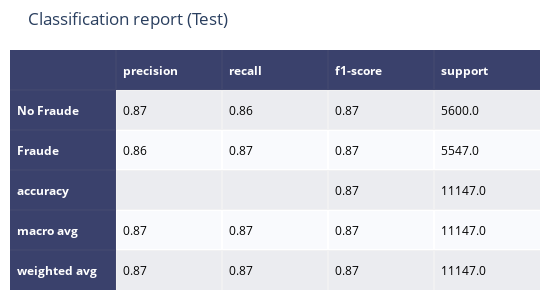

The cell this chart's notebook holds for it:
### Markdown cell above
## Test

### Code cell
# Predict
y_pred=train_pipeline.predict(X_test)

# Classification report
report=classification_report(y_test, y_pred, target_names=target_names,digits=2,output_dict=True)

# Plot
report.update({"accuracy": {"precision": None, "recall": None, "f1-score": report["accuracy"], "support": report['macro avg']['support']}})
report=pd.DataFrame.from_dict(report).round(2)
report=report.fillna('')
report.to_csv(r"..\reports\dataframe_results\random_forest\cr_test.csv")
fig = ff.create_table(report.T, index=True)
fig.update_layout(
    title_text="Classification report (Test)",
    margin = {'t':50, 'b':10,'l':10,'r':10},
    height=300,
    width=550,
)
fig.show()

### Figure 1 — Plotly figure (JSON) as saved in the notebook; plotly's stock layout.template omitted (floating-point values rounded to 4 significant figures)
{"data": [{"colorscale": [[0, "#00083e"], [0.5, "#ededee"], [1, "#ffffff"]], "hoverinfo": "none", "opacity": 0.75, "showscale": false, "type": "heatmap", "z": [[0, 0, 0, 0, 0], [0, 0.5, 0.5, 0.5, 0.5], [0, 1, 1, 1, 1], [0, 0.5, 0.5, 0.5, 0.5], [0, 1, 1, 1, 1], [0, 0.5, 0.5, 0.5, 0.5]]}], "layout": {"annotations": [{"align": "left", "font": {"color": "#ffffff"}, "showarrow": false, "text": "<b></b>", "x": -0.45, "xanchor": "left", "xref": "x", "y": 0, "yref": "y"}, {"align": "left", "font": {"color": "#ffffff"}, "showarrow": false, "text": "<b>precision</b>", "x": 0.55, "xanchor": "left", "xref": "x", "y": 0, "yref": "y"}, {"align": "left", "font": {"color": "#ffffff"}, "showarrow": false, "text": "<b>recall</b>", "x": 1.55, "xanchor": "left", "xref": "x", "y": 0, "yref": "y"}, {"align": "left", "font": {"color": "#ffffff"}, "showarrow": false, "text": "<b>f1-score</b>", "x": 2.55, "xanchor": "left", "xref": "x", "y": 0, "yref": "y"}, {"align": "left", "font": {"color": "#ffffff"}, "showarrow": false, "text": "<b>support</b>", "x": 3.55, "xanchor": "left", "xref": "x", "y": 0, "yref": "y"}, {"align": "left", "font": {"color": "#ffffff"}, "showarrow": false, "text": "<b>No Fraude</b>", "x": -0.45, "xanchor": "left", "xref": "x", "y": 1, "yref": "y"}, {"align": "left", "font": {"color": "#000000"}, "showarrow": false, "text": "0.87", "x": 0.55, "xanchor": "left", "xref": "x", "y": 1, "yref": "y"}, {"align": "left", "font": {"color": "#000000"}, "showarrow": false, "text": "0.86", "x": 1.55, "xanchor": "left", "xref": "x", "y": 1, "yref": "y"}, {"align": "left", "font": {"color": "#000000"}, "showarrow": false, "text": "0.87", "x": 2.55, "xanchor": "left", "xref": "x", "y": 1, "yref": "y"}, {"align": "left", "font": {"color": "#000000"}, "showarrow": false, "text": "5600.0", "x": 3.55, "xanchor": "left", "xref": "x", "y": 1, "yref": "y"}, {"align": "left", "font": {"color": "#ffffff"}, "showarrow": false, "text": "<b>Fraude</b>", "x": -0.45, "xanchor": "left", "xref": "x", "y": 2, "yref": "y"}, {"align": "left", "font": {"color": "#000000"}, "showarrow": false, "text": "0.86", "x": 0.55, "xanchor": "left", "xref": "x", "y": 2, "yref": "y"}, {"align": "left", "font": {"color": "#000000"}, "showarrow": false, "text": "0.87", "x": 1.55, "xanchor": "left", "xref": "x", "y": 2, "yref": "y"}, {"align": "left", "font": {"color": "#000000"}, "showarrow": false, "text": "0.87", "x": 2.55, "xanchor": "left", "xref": "x", "y": 2, "yref": "y"}, {"align": "left", "font": {"color": "#000000"}, "showarrow": false, "text": "5547.0", "x": 3.55, "xanchor": "left", "xref": "x", "y": 2, "yref": "y"}, {"align": "left", "font": {"color": "#ffffff"}, "showarrow": false, "text": "<b>accuracy</b>", "x": -0.45, "xanchor": "left", "xref": "x", "y": 3, "yref": "y"}, {"align": "left", "font": {"color": "#000000"}, "showarrow": false, "text": "", "x": 0.55, "xanchor": "left", "xref": "x", "y": 3, "yref": "y"}, {"align": "left", "font": {"color": "#000000"}, "showarrow": false, "text": "", "x": 1.55, "xanchor": "left", "xref": "x", "y": 3, "yref": "y"}, {"align": "left", "font": {"color": "#000000"}, "showarrow": false, "text": "0.87", "x": 2.55, "xanchor": "left", "xref": "x", "y": 3, "yref": "y"}, {"align": "left", "font": {"color": "#000000"}, "showarrow": false, "text": "11147.0", "x": 3.55, "xanchor": "left", "xref": "x", "y": 3, "yref": "y"}, {"align": "left", "font": {"color": "#ffffff"}, "showarrow": false, "text": "<b>macro avg</b>", "x": -0.45, "xanchor": "left", "xref": "x", "y": 4, "yref": "y"}, {"align": "left", "font": {"color": "#000000"}, "showarrow": false, "text": "0.87", "x": 0.55, "xanchor": "left", "xref": "x", "y": 4, "yref": "y"}, {"align": "left", "font": {"color": "#000000"}, "showarrow": false, "text": "0.87", "x": 1.55, "xanchor": "left", "xref": "x", "y": 4, "yref": "y"}, {"align": "left", "font": {"color": "#000000"}, "showarrow": false, "text": "0.87", "x": 2.55, "xanchor": "left", "xref": "x", "y": 4, "yref": "y"}, {"align": "left", "font": {"color": "#000000"}, "showarrow": false, "text": "11147.0", "x": 3.55, "xanchor": "left", "xref": "x", "y": 4, "yref": "y"}, {"align": "left", "font": {"color": "#ffffff"}, "showarrow": false, "text": "<b>weighted avg</b>", "x": -0.45, "xanchor": "left", "xref": "x", "y": 5, "yref": "y"}, {"align": "left", "font": {"color": "#000000"}, "showarrow": false, "text": "0.87", "x": 0.55, "xanchor": "left", "xref": "x", "y": 5, "yref": "y"}, {"align": "left", "font": {"color": "#000000"}, "showarrow": false, "text": "0.87", "x": 1.55, "xanchor": "left", "xref": "x", "y": 5, "yref": "y"}, {"align": "left", "font": {"color": "#000000"}, "showarrow": false, "text": "0.87", "x": 2.55, "xanchor": "left", "xref": "x", "y": 5, "yref": "y"}, {"align": "left", "font": {"color": "#000000"}, "showarrow": false, "text": "11147.0", "x": 3.55, "xanchor": "left", "xref": "x", "y": 5, "yref": "y"}], "height": 300, "margin": {"b": 10, "l": 10, "r": 10, "t": 50}, "title": {"text": "Classification report (Test)"}, "width": 550, "xaxis": {"dtick": 1, "gridwidth": 2, "showticklabels": false, "tick0": -0.5, "ticks": "", "zeroline": false}, "yaxis": {"autorange": "reversed", "dtick": 1, "gridwidth": 2, "showticklabels": false, "tick0": 0.5, "ticks": "", "zeroline": false}}}
